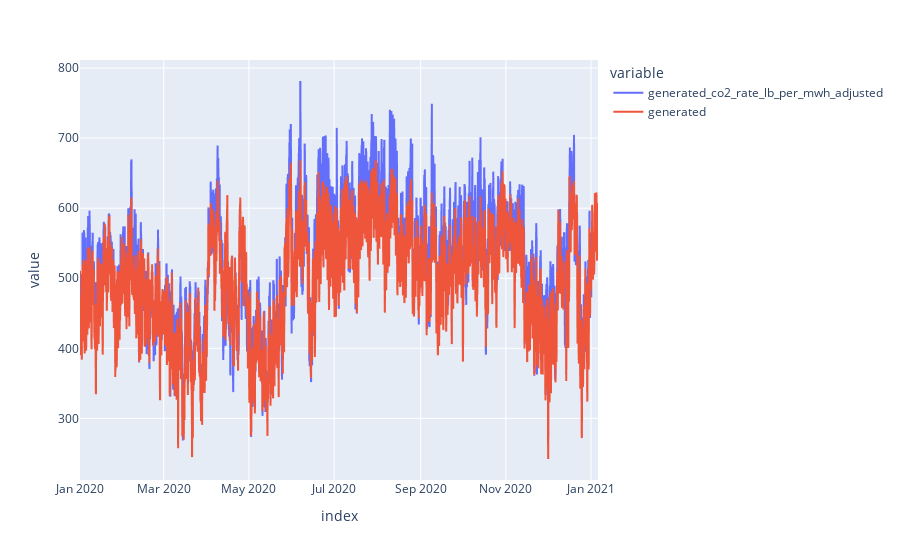

Source (notebook cell):
### Code cell
px.line(all_dat, x=all_dat.index, y=["generated_co2_rate_lb_per_mwh_adjusted", "generated"])

### Figure 1 — Plotly figure (JSON) as saved in the notebook; plotly's stock layout.template omitted (floating-point values rounded to 4 significant figures; data arrays with more than 128 entries replaced by an {"elided": "..."} marker saying what was removed)
{"data": [{"hovertemplate": "variable=generated_co2_rate_lb_per_mwh_adjusted<br>index=%{x}<br>value=%{y}<extra></extra>", "legendgroup": "generated_co2_rate_lb_per_mwh_adjusted", "line": {"color": "#636efa", "dash": "solid"}, "marker": {"symbol": "circle"}, "mode": "lines", "name": "generated_co2_rate_lb_per_mwh_adjusted", "showlegend": true, "type": "scattergl", "x": {"elided": "8905 str values"}, "xaxis": "x", "y": {"elided": "8905 float values"}, "yaxis": "y"}, {"hovertemplate": "variable=generated<br>index=%{x}<br>value=%{y}<extra></extra>", "legendgroup": "generated", "line": {"color": "#EF553B", "dash": "solid"}, "marker": {"symbol": "circle"}, "mode": "lines", "name": "generated", "showlegend": true, "type": "scattergl", "x": {"elided": "8905 str values"}, "xaxis": "x", "y": {"elided": "8905 float values"}, "yaxis": "y"}], "layout": {"legend": {"title": {"text": "variable"}, "tracegroupgap": 0}, "margin": {"t": 60}, "xaxis": {"anchor": "y", "domain": [0, 1], "title": {"text": "index"}}, "yaxis": {"anchor": "x", "domain": [0, 1], "title": {"text": "value"}}}}
